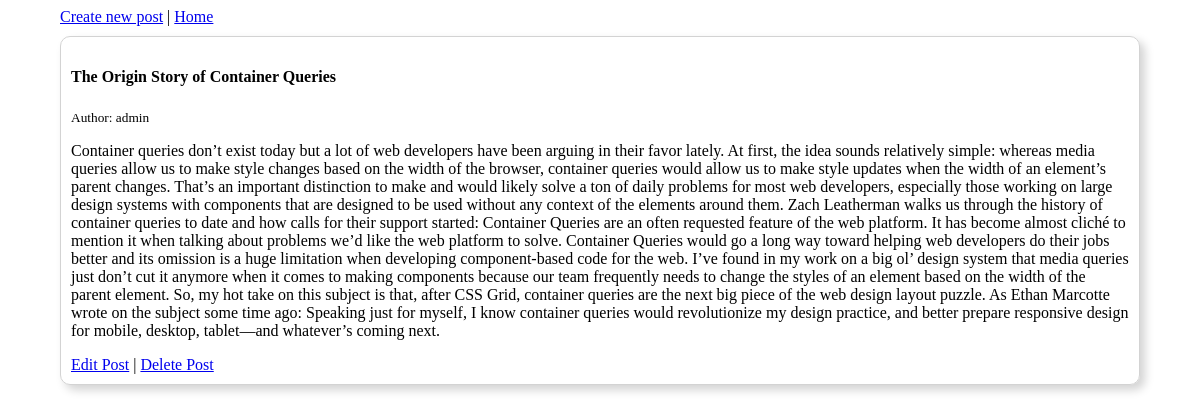
The app's page /post/4/ with its own data.
### blog/models.py (models this page shows, shortened)
class Post(models.Model):
    title = models.CharField(blank=False, max_length=200)
    author = models.ForeignKey('auth.User', on_delete=models.CASCADE)
    body = models.TextField(blank=False)

### blog/views.py (the view)
# urls.py: path('post/<int:pk>/', PostDetailView.as_view(), name='detail'),
class PostDetailView(DetailView):
    model = Post
    template_name = 'blog/detail.html'

### templates/blog/detail.html
{% extends "blog/base.html" %}
{% block content_block %}
<div class="">
  <h4>{{post.title}} </h4>
  <p> <small> Author: {{post.author}}</small> </p>
  <p>{{post.body}}</p>
  <a href="{% url 'update_post' post.pk %}">Edit Post</a> | <a href="{% url 'delete_post' post.pk %}">Delete Post</a>
</div>
{% endblock %}

### static/style.css (style rules this page uses)
*, *:before, *:after { -webkit-box-sizing: border-box; -moz-box-sizing: border-box; box-sizing: border-box; }
body { margin-left: auto; margin-right: auto; width: 90%; }
div { border: 1px solid lightgrey; border-radius: 10px; box-shadow: 5px 5px 10px lightgrey; padding: 10px; margin-top: 10px; margin-bottom: 10px; }

### records on screen
Post: title "The Origin Story of Container Queries", author "admin", body "Container queries don’t exist today but a lot of web developers have been arguing in their favor lately. At first, the idea sounds relatively simple: whereas media queries allow us to make style changes based on the width of the browser, container queries would allow us to make style updates when the width of an element’s parent changes. That’s an important distinction to make and would likely solve a ton of daily problems for most web developers, especially those working on large design systems with components that are designed to be used without any context of the elements around them. Zach Leatherman walks us through the history of container queries to date and how calls for their…"
